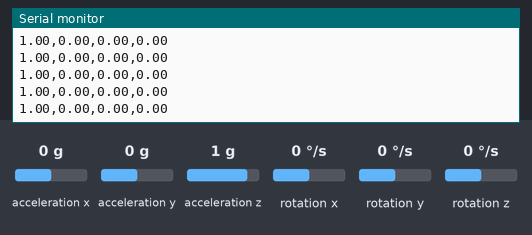
This sketch was run on a simulated Arduino Uno, built with avr-gcc and run on an emulated ATmega328P. Shown: the last lines printed to the serial monitor. Inputs (shaded band) come from the test bench; at power-on: acceleration y 0 g, acceleration x 0 g, acceleration z 1 g, rotation z 0 °/s, rotation x 0 °/s, rotation y 0 °/s.

Above: at 1.7 s.
1.8 s: acceleration y set to -1.4 g
At 2.5 s:
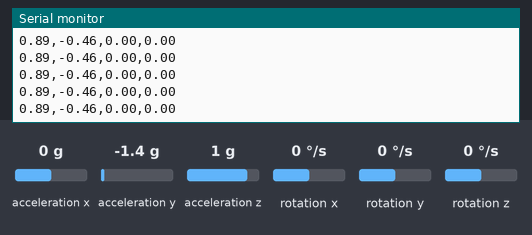
4.8 s: acceleration x set to -1.4 g
At 5.4 s:
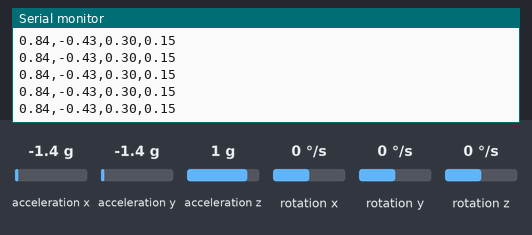
6.3 s: acceleration z set to -1.4 g
At 6.9 s:
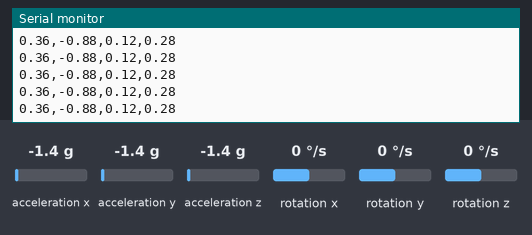
7.8 s: rotation z set to -192 °/s
At 8.4 s:
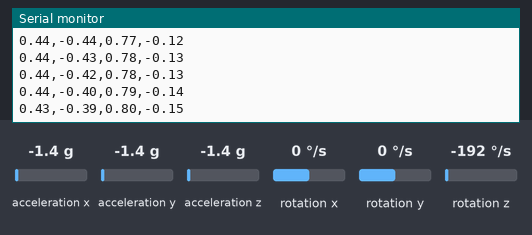
Timing chart, 0 to 10.3 s (numbered marks = the images above; inputs shaded):
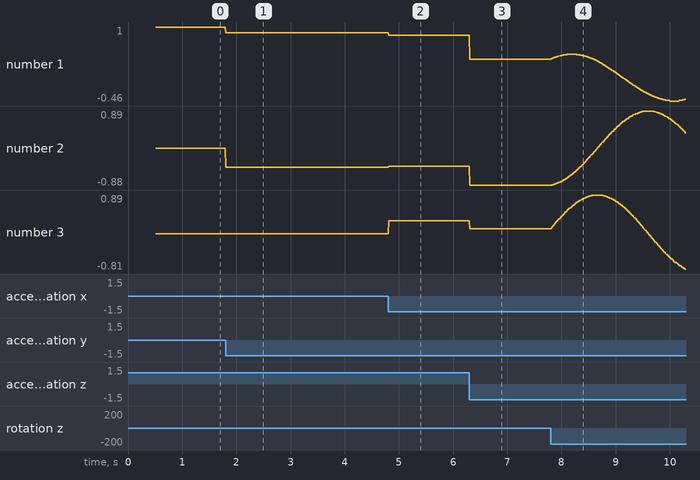

Measured:
- after the input at 1.8 s, the serial monitor: prints a new line at once (image 1)
- after the input at 4.8 s, the serial monitor: prints a new line at once (image 2)
- after the input at 6.3 s, the serial monitor: prints a new line at once (image 3)
- after the input at 7.8 s, the serial monitor: prints a new line at once (image 4)
- plotted number 1: 1 → 0.89 after the input at 1.8 s, 0.89 → 0.84 after the input at 4.8 s, 0.84 → 0.36 after the input at 6.3 s
- plotted number 2: 0 → -0.46 after the input at 1.8 s, -0.46 → -0.43 after the input at 4.8 s, -0.43 → -0.88 after the input at 6.3 s
- plotted number 3: 0 → 0.3 after the input at 4.8 s, 0.3 → 0.12 after the input at 6.3 s, 0.12 → -0.81 after the input at 7.8 s

The sketch:

Problem1.ino
```cpp
#include "I2Cdev.h"

#include "MPU6050_6Axis_MotionApps20.h"

#if I2CDEV_IMPLEMENTATION == I2CDEV_ARDUINO_WIRE
#include "Wire.h"
#endif

MPU6050 mpu;


// uncomment "OUTPUT_READABLE_QUATERNION" if you want to see the actual
// quaternion components in a [w, x, y, z] format
#define OUTPUT_READABLE_QUATERNION

// uncomment "OUTPUT_READABLE_YAWPITCHROLL" if you want to see the yaw/
// pitch/roll angles (in degrees) calculated from the quaternions coming
// from the FIFO.
// #define OUTPUT_READABLE_YAWPITCHROLL

bool dmpReady = false;
uint8_t devStatus;
uint8_t fifoBuffer[64];

Quaternion q;         // [w, x, y, z]         quaternion container
VectorFloat gravity;  // [x, y, z]            gravity vector
float ypr[3];         // [yaw, pitch, roll]   yaw/pitch/roll container and gravity vector


void setup() {
#if I2CDEV_IMPLEMENTATION == I2CDEV_ARDUINO_WIRE
  Wire.begin();
  Wire.setClock(400000);
#elif I2CDEV_IMPLEMENTATION == I2CDEV_BUILTIN_FASTWIRE
  Fastwire::setup(400, true);
#endif

  Serial.begin(115200);
  while (!Serial)
    ;

  Serial.println(F("Initializing I2C devices..."));
  mpu.initialize();

  Serial.println(F("Testing device connections..."));
  Serial.println(mpu.testConnection() ? F("MPU6050 connection successful") : F("MPU6050 connection failed"));

  Serial.println(F("Initializing DMP..."));
  devStatus = mpu.dmpInitialize();
  /*
    mpu.setXGyroOffset(220);
    mpu.setYGyroOffset(76);
    mpu.setZGyroOffset(-85);
    mpu.setZAccelOffset(1788);
    */
  if (devStatus == 0) {
    /*
        mpu.CalibrateAccel(6);
        mpu.CalibrateGyro(6);
        mpu.PrintActiveOffsets();
        */
    Serial.println(F("Enabling DMP..."));
    mpu.setDMPEnabled(true);

    dmpReady = true;
  } else {
    Serial.print(F("DMP Initialization failed (code "));
    Serial.print(devStatus);
    Serial.println(F(")"));
  }
}

void loop() {
  if (!dmpReady) return;
  // read a packet from FIFO
  if (mpu.dmpGetCurrentFIFOPacket(fifoBuffer)) {
#ifdef OUTPUT_READABLE_QUATERNION
    // display quaternion values in easy matrix form: w x y z
    mpu.dmpGetQuaternion(&q, fifoBuffer);
    Serial.print(q.w);
    Serial.print(",");
    Serial.print(q.x);
    Serial.print(",");
    Serial.print(q.y);
    Serial.print(",");
    Serial.println(q.z);
#endif

#ifdef OUTPUT_READABLE_YAWPITCHROLL
    // display Euler angles in degrees
    mpu.dmpGetQuaternion(&q, fifoBuffer);
    mpu.dmpGetGravity(&gravity, &q);
    mpu.dmpGetYawPitchRoll(ypr, &q, &gravity);
    float roll = ypr[2] * 180 / M_PI;
    float pitch = ypr[1] * 180 / M_PI;
    float yaw = ypr[0] * 180 / M_PI;
    Serial.print(roll);  // roll
    Serial.print(",");
    Serial.print(pitch);  // pitch
    Serial.print(",");
    Serial.println(yaw);  // yaw
#endif
  }
}
```
